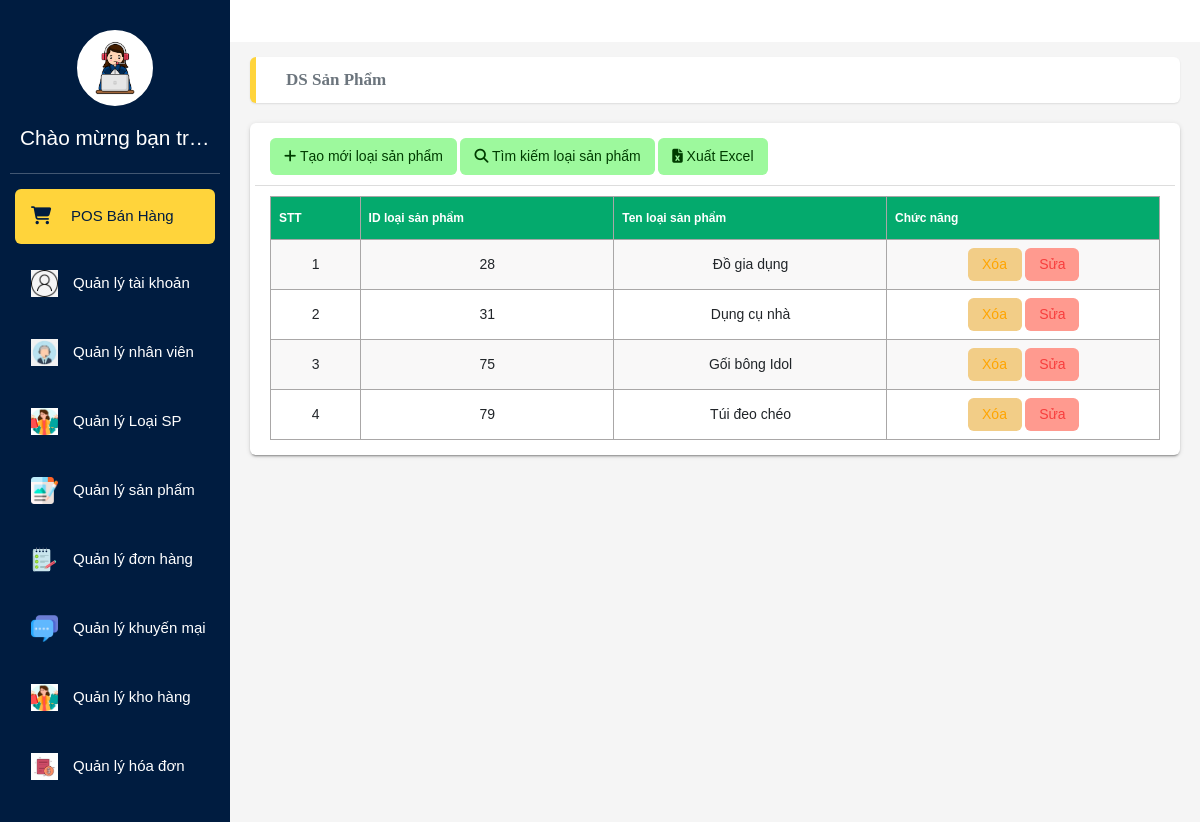
/LoaiSanPham/Show, run on the app's committed database.
### tables this page shows
CREATE TABLE `tbl_loai_sp` (
  `id_loaisp` int(11) NOT NULL,
  `tenloaisp` varchar(255) NOT NULL
);

### mvc/core/Controller.php (called while the page is built, shortened)
<?php
    class Controller{
        public function model($model){
            return new $model;
        }
        public function viewAdmin($view, $data=[]){
            require_once "./mvc/views/Admin/".$view.".php";
        }
    }
?>

### mvc/controllers/LoaiSanPham.php (called while the page is built, shortened)
<?php
class LoaiSanPham extends Controller{
    function SayHi(){
        $this->ShowListLoaiSP();
    }
    function ShowListLoaiSP(){
        $loaiSanPhammodel = $this->model("LoaiSanPhamModel");
        $this->viewAdmin("frmInfoLoaiSP", [
            "LoaiSP"=>$loaiSanPhammodel->LoaiSanPhamList()
        ]);
    }
}
?>

### mvc/core/App.php (called while the page is built, shortened)
<?php
class App{
    protected $action="SayHi";
    function __construct(){
        $arr = $this->UrlProcess();
        if( file_exists("./mvc/controllers/".$arr[0].".php") ){
            $this->controller = $arr[0];
            unset($arr[0]);
        }
        $this->controller = new $this->controller;
        if(isset($arr[1])){
            unset($arr[1]);
        }
        $this->params = $arr?array_values($arr):[];
        call_user_func_array([$this->controller, $this->action], $this->params );
    }
    function UrlProcess(){
        if( isset($_GET["url"]) ){
            return explode("/", filter_var(trim($_GET["url"], "/")));
        }
    }
}
?>

### index.php (called while the page is built, shortened)
<?php
    $myApp = new App();
?>

### mvc/core/DB.php (called while the page is built, shortened)
<?php
    class DB{
        protected $servername = "localhost";
        protected $username = "root";
        protected $password = "";
        function __construct(){
            $this->con = mysqli_connect($this->servername, $this->username, $this->password);
        }
    }
?>

### mvc/models/LoaiSanPhamModel.php (called while the page is built, shortened)
<?php
class LoaiSanPhamModel extends DB{
    public function LoaiSanPhamList(){
        $qr = "SELECT * FROM tbl_loai_sp";
        return mysqli_query($this->con, $qr);
    }
}
?>

### mvc/views/Admin/frmInfoLoaiSP.php (the view, shortened to what this page needs)
<?php
include(__DIR__ . '/../../views/header.php');
include(__DIR__ . '/../../views/Left_side.php');
?>
    <?php
    if(mysqli_num_rows($data["LoaiSP"])>0){
       echo"
       <main class='app-content'>
       <div class='app-title'>
       <ul class='app-breadcrumb breadcrumb side'>
       <li class='breadcrumb-item active'><b>DS sản phẩm</b></li>
       </ul>
       </div>
       <div class='row'>
        <div class='col-md-12'>
            <div class='tile'>
                <div class='tile-body'>
                    <div class='row element-button'>
                   <div class='col-sm-12 d-flex justify-content-between'>
    <a class='btn btn-add btn-sm' href='/CHVanPhongPham/LoaiSanPham/addLoaiSP' title='Thêm'>
        <i class='fas fa-plus'></i> Tạo mới loại sản phẩm
    </a>
    <a class='btn btn-add btn-sm' href='/CHVanPhongPham/LoaiSanPham/searchLoaiSP' title='TimKiem'>
        <i class='fas fa-search'></i> Tìm kiếm loại sản phẩm
    </a>
    <a class='btn btn-add btn-sm' onclick='xuatexcel()' title='Xuat_excel'>
        <i class='fas fa-file-excel'></i> Xuất Excel
    </a>
</div>
                      </div>
                    <div>
                      <table id='customers'>
                        <tr>
                          <th>STT</th>
                          <th>ID loại sản phẩm</th>
                          <th>Ten loại sản phẩm</th>
                          <th>Chức năng</th>
                        </tr>";
                        $coun=0;
        while($row = mysqli_fetch_assoc($data["LoaiSP"])){
            $coun++;
            echo "<tr>";
            echo "<td> " .$coun. "</td>";
            echo "<td> " .$row["id_loaisp"]. "</td>";
            echo "<td> " .$row['tenloaisp']. "</td>";
            echo "<td><a href='/CHVanPhongPham/LoaiSanPham/deleteLoaiSP/".$row['id_loaisp']."' class='btn btn-edit' type='button' title='Xóa'>Xóa
              </a>
              <a href='/CHVanPhongPham/LoaiSanPham/editLoaiSP/".$row['id_loaisp']."' class='btn btn-delete' type='button' title='Sửa'>Sửa</a>
            </td>";
        }
    }else{
        echo" Khong co du lieu";
    }
?>
</body>
</html>

### public/css/main.css (style rules this page uses)
#customers { font-family: Arial, Helvetica, sans-serif; border-collapse: collapse; width: 100%; }
#customers td { padding-left: 1% !important; border: 1px solid #ddd; }
#customers th { border: 1px solid #ddd; padding: 8px; }
#customers tr:nth-child(even) { background-color: #f2f2f2; }
#customers th { padding-top: 12px; padding-bottom: 12px; background-color: #04AA6D; color: white; font-size: 12px; }

### data on the page
tbl_loai_sp: id_loaisp "28", tenloaisp "Đồ gia dụng"
tbl_loai_sp: id_loaisp "31", tenloaisp "Dụng cụ nhà"
tbl_loai_sp: id_loaisp "75", tenloaisp "Gối bông Idol"
tbl_loai_sp: id_loaisp "79", tenloaisp "Túi đeo chéo"
